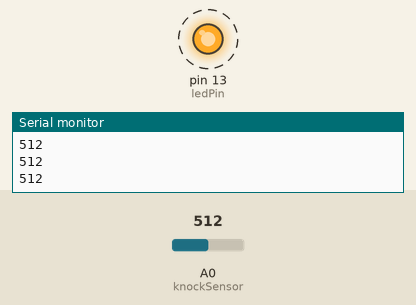
Simulated run of this sketch. Board: Arduino Uno, built with avr-gcc and run on an emulated ATmega328P. On the bench: output pins drawn as LEDs (lit = HIGH), the last lines printed to the serial monitor. Dashed ring = blinking. The test bench sets the inputs (shaded band); at power-on: A0 (knockSensor) = 512.

Above: at 1.25 s.
1.3 s: A0 (knockSensor) set to 80
4.3 s: A0 (knockSensor) set to 70
At 4.3 s:
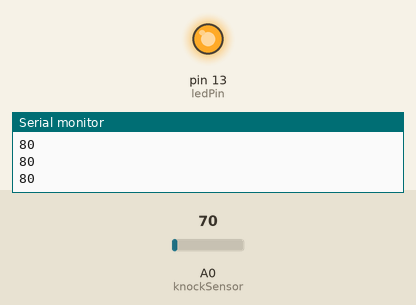
5.8 s: A0 (knockSensor) set to 122
At 5.96 s:
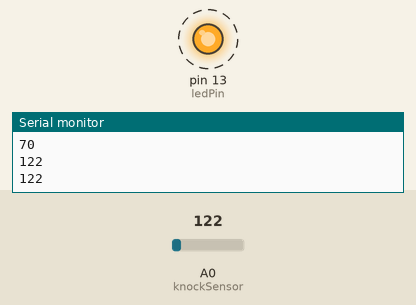
8.8 s: A0 (knockSensor) set to 65
Timing chart, 0 to 11.3 s (numbered marks = the images above; inputs shaded):
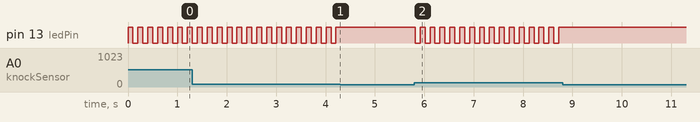

The sketch:

knocksensor.ino
```cpp
/*
 * Knock Sensor based on the example http://www.arduino.cc/en/Tutorial/Knock.
 */

const int ledPin = 13;
const int knockSensor = A0;
const int threshold = 75;  // threshold value to decide when the detected sound is a knock or not

int sensorReading = 0;
int ledState = LOW;

void setup() {
  pinMode(ledPin, OUTPUT);
  Serial.begin(9600);
}

void loop() {
  sensorReading = analogRead(knockSensor);
  if (sensorReading >= threshold) {
    ledState = !ledState;
    digitalWrite(ledPin, ledState);
    Serial.println(sensorReading);
  } else if (sensorReading != 0) {
    Serial.println(sensorReading);
  }
  delay(100);
}
```

Measured:
- the behaviour switches between 75 and 74 on A0 (knockSensor) (found by bisection; images 0 and 1)
- after the input at 4.3 s, pin 13 (ledPin): stops changing and stays HIGH
- after the input at 5.8 s, pin 13 (ledPin): alternates HIGH for 0.10 s and LOW for 0.10 s, starting at once
- after the input at 8.8 s, pin 13 (ledPin): stops changing and stays HIGH
- by itself, pin 13 (ledPin): alternates HIGH for 0.10 s and LOW for 0.10 s
